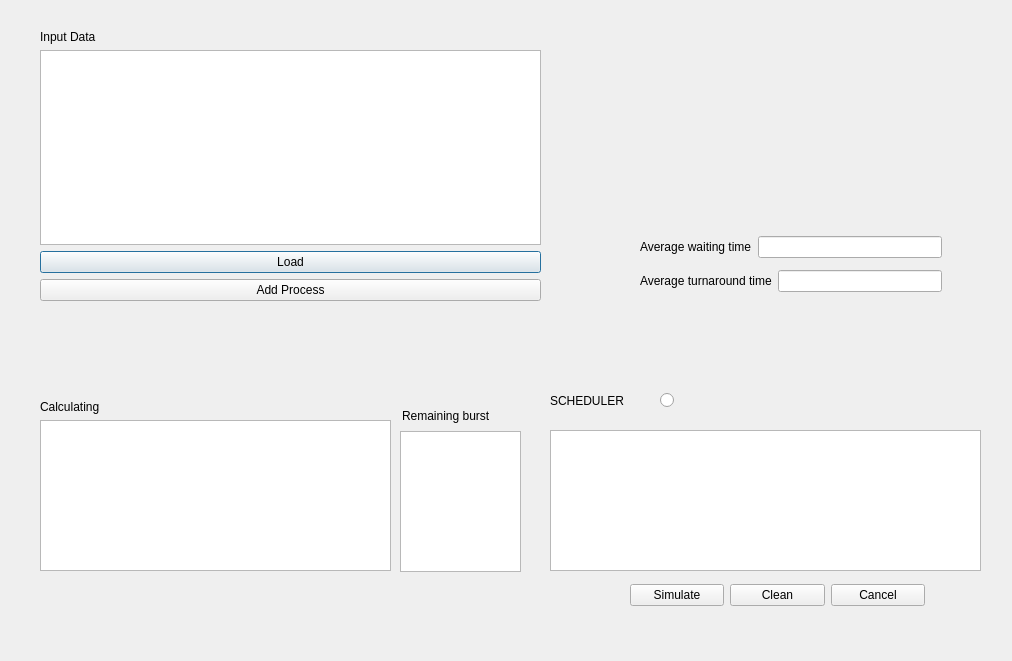
<?xml version="1.0" encoding="UTF-8"?>
<ui version="4.0">
 <class>sub_window</class>
 <widget class="QDialog" name="sub_window">
  <property name="geometry">
   <rect>
    <x>0</x>
    <y>0</y>
    <width>1012</width>
    <height>661</height>
   </rect>
  </property>
  <property name="windowTitle">
   <string>Dialog</string>
  </property>
  <widget class="QWidget" name="layoutWidget">
   <property name="geometry">
    <rect>
     <x>40</x>
     <y>30</y>
     <width>501</width>
     <height>271</height>
    </rect>
   </property>
   <layout class="QVBoxLayout" name="verticalLayout">
    <item>
     <widget class="QLabel" name="Input_Data">
      <property name="text">
       <string>Input Data</string>
      </property>
     </widget>
    </item>
    <item>
     <widget class="QTableWidget" name="tableWidget"/>
    </item>
    <item>
     <widget class="QPushButton" name="pushButton">
      <property name="sizePolicy">
       <sizepolicy hsizetype="Preferred" vsizetype="Preferred">
        <horstretch>0</horstretch>
        <verstretch>0</verstretch>
       </sizepolicy>
      </property>
      <property name="layoutDirection">
       <enum>Qt::LeftToRight</enum>
      </property>
      <property name="text">
       <string>Load</string>
      </property>
     </widget>
    </item>
    <item>
     <widget class="QPushButton" name="Add_Process">
      <property name="text">
       <string>Add Process</string>
      </property>
     </widget>
    </item>
   </layout>
  </widget>
  <widget class="QWidget" name="layoutWidget">
   <property name="geometry">
    <rect>
     <x>40</x>
     <y>400</y>
     <width>351</width>
     <height>171</height>
    </rect>
   </property>
   <layout class="QVBoxLayout" name="verticalLayout_2">
    <item>
     <widget class="QLabel" name="Calculating">
      <property name="text">
       <string>Calculating</string>
      </property>
     </widget>
    </item>
    <item>
     <widget class="QTableWidget" name="tableWidget_Result"/>
    </item>
   </layout>
  </widget>
  <widget class="QWidget" name="layoutWidget">
   <property name="geometry">
    <rect>
     <x>630</x>
     <y>580</y>
     <width>295</width>
     <height>31</height>
    </rect>
   </property>
   <layout class="QHBoxLayout" name="horizontalLayout">
    <item>
     <widget class="QPushButton" name="pushButton_2">
      <property name="text">
       <string>Simulate</string>
      </property>
     </widget>
    </item>
    <item>
     <widget class="QPushButton" name="pushButton_4">
      <property name="text">
       <string>Clean</string>
      </property>
     </widget>
    </item>
    <item>
     <widget class="QPushButton" name="pushButton_3">
      <property name="text">
       <string>Cancel</string>
      </property>
     </widget>
    </item>
   </layout>
  </widget>
  <widget class="QGraphicsView" name="graphicsView">
   <property name="geometry">
    <rect>
     <x>550</x>
     <y>430</y>
     <width>431</width>
     <height>141</height>
    </rect>
   </property>
  </widget>
  <widget class="QTableWidget" name="tableWidget_Result_3">
   <property name="geometry">
    <rect>
     <x>400</x>
     <y>431</y>
     <width>121</width>
     <height>141</height>
    </rect>
   </property>
  </widget>
  <widget class="QWidget" name="layoutWidget">
   <property name="geometry">
    <rect>
     <x>640</x>
     <y>230</y>
     <width>302</width>
     <height>69</height>
    </rect>
   </property>
   <layout class="QVBoxLayout" name="verticalLayout_5">
    <item>
     <layout class="QHBoxLayout" name="horizontalLayout_3">
      <item>
       <widget class="QLabel" name="label_4">
        <property name="text">
         <string>Average waiting time</string>
        </property>
       </widget>
      </item>
      <item>
       <widget class="QLineEdit" name="AvgWait"/>
      </item>
     </layout>
    </item>
    <item>
     <layout class="QHBoxLayout" name="horizontalLayout_4">
      <item>
       <widget class="QLabel" name="label_5">
        <property name="text">
         <string>Average turnaround time</string>
        </property>
       </widget>
      </item>
      <item>
       <widget class="QLineEdit" name="AvgTurn"/>
      </item>
     </layout>
    </item>
   </layout>
  </widget>
  <widget class="QWidget" name="layoutWidget">
   <property name="geometry">
    <rect>
     <x>550</x>
     <y>380</y>
     <width>214</width>
     <height>41</height>
    </rect>
   </property>
   <layout class="QHBoxLayout" name="horizontalLayout_5">
    <item>
     <widget class="QLabel" name="label_3">
      <property name="text">
       <string>SCHEDULER</string>
      </property>
     </widget>
    </item>
    <item>
     <widget class="QRadioButton" name="live_button">
      <property name="text">
       <string/>
      </property>
     </widget>
    </item>
   </layout>
  </widget>
  <widget class="QLabel" name="label">
   <property name="geometry">
    <rect>
     <x>402</x>
     <y>400</y>
     <width>121</width>
     <height>31</height>
    </rect>
   </property>
   <property name="text">
    <string>Remaining burst</string>
   </property>
  </widget>
 </widget>
 <resources/>
 <connections>
  <connection>
   <sender>pushButton_3</sender>
   <signal>clicked()</signal>
   <receiver>sub_window</receiver>
   <slot>close()</slot>
   <hints>
    <hint type="sourcelabel">
     <x>923</x>
     <y>619</y>
    </hint>
    <hint type="destinationlabel">
     <x>927</x>
     <y>496</y>
    </hint>
   </hints>
  </connection>
 </connections>
</ui>
